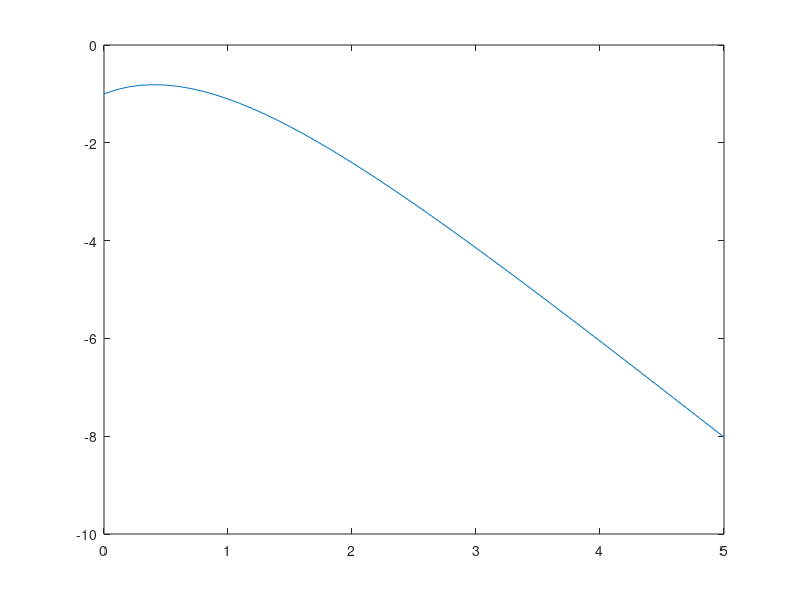

MATLAB code for this plot:
%Fourth Order Range-Kutta Method For ODE
clear all
clc
f = @(x, y) (-2 * x - y);
x(1) = 0;
y(1) = -1;
h = .1;
u = input("Enter a Point to Find it's Solution: ");
n = round(u / h);
for i = 2 : n + 1
   x(i) = x(i - 1) + h; 
end
for i = 2 : length(x)
   k1 = h * f(x(i - 1), y(i - 1));
   k2 = h * f(x(i - 1) + (h / 2), y(i - 1) + (k1 / 2));
   k3 = h * f(x(i - 1) + (h / 2), y(i - 1) + (k2 / 2));
   k4 = h * f(x(i - 1) + h, y(i - 1) + k3);
   y(i) = y(i - 1) + (k1 + 2 * k2 + 2 * k3 + k4) / 6;
end
fprintf("The Solution Of The Given ODE at Point(x = %.2f): %.4f\n", u, y(length(y)));
plot(x, y)